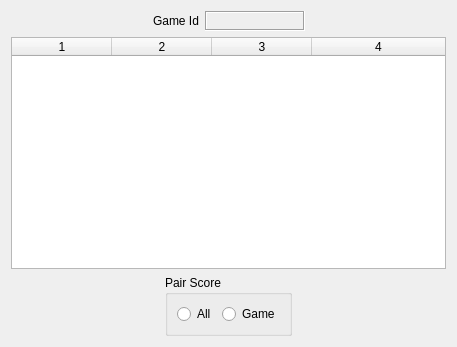
<?xml version="1.0" encoding="UTF-8"?>
<ui version="4.0">
 <class>CCompareScoreDialog</class>
 <widget class="QWidget" name="CCompareScoreDialog">
  <property name="geometry">
   <rect>
    <x>0</x>
    <y>0</y>
    <width>457</width>
    <height>347</height>
   </rect>
  </property>
  <property name="windowTitle">
   <string>Competition</string>
  </property>
  <layout class="QVBoxLayout" name="verticalLayout_3">
   <item>
    <layout class="QVBoxLayout" name="verticalLayout_2">
     <item>
      <layout class="QHBoxLayout" name="horizontalLayout_4">
       <item>
        <spacer name="horizontalSpacer_3">
         <property name="orientation">
          <enum>Qt::Horizontal</enum>
         </property>
         <property name="sizeHint" stdset="0">
          <size>
           <width>40</width>
           <height>20</height>
          </size>
         </property>
        </spacer>
       </item>
       <item>
        <layout class="QHBoxLayout" name="horizontalLayout_3">
         <item>
          <widget class="QLabel" name="label">
           <property name="text">
            <string>Game Id</string>
           </property>
          </widget>
         </item>
         <item>
          <widget class="QLabel" name="gameId">
           <property name="minimumSize">
            <size>
             <width>100</width>
             <height>0</height>
            </size>
           </property>
           <property name="frameShape">
            <enum>QFrame::Box</enum>
           </property>
           <property name="frameShadow">
            <enum>QFrame::Sunken</enum>
           </property>
           <property name="text">
            <string/>
           </property>
          </widget>
         </item>
        </layout>
       </item>
       <item>
        <spacer name="horizontalSpacer_4">
         <property name="orientation">
          <enum>Qt::Horizontal</enum>
         </property>
         <property name="sizeHint" stdset="0">
          <size>
           <width>40</width>
           <height>20</height>
          </size>
         </property>
        </spacer>
       </item>
      </layout>
     </item>
     <item>
      <widget class="QTableWidget" name="compTable">
       <property name="showGrid">
        <bool>false</bool>
       </property>
       <property name="sortingEnabled">
        <bool>true</bool>
       </property>
       <property name="columnCount">
        <number>4</number>
       </property>
       <attribute name="horizontalHeaderStretchLastSection">
        <bool>true</bool>
       </attribute>
       <column/>
       <column/>
       <column/>
       <column/>
      </widget>
     </item>
     <item>
      <layout class="QHBoxLayout" name="horizontalLayout_2">
       <item>
        <spacer name="horizontalSpacer">
         <property name="orientation">
          <enum>Qt::Horizontal</enum>
         </property>
         <property name="sizeHint" stdset="0">
          <size>
           <width>40</width>
           <height>20</height>
          </size>
         </property>
        </spacer>
       </item>
       <item>
        <widget class="QGroupBox" name="groupBox">
         <property name="title">
          <string>Pair Score</string>
         </property>
         <layout class="QVBoxLayout" name="verticalLayout">
          <item>
           <layout class="QHBoxLayout" name="horizontalLayout">
            <item>
             <widget class="QRadioButton" name="all">
              <property name="text">
               <string>All</string>
              </property>
             </widget>
            </item>
            <item>
             <widget class="QRadioButton" name="game">
              <property name="text">
               <string>Game</string>
              </property>
             </widget>
            </item>
           </layout>
          </item>
         </layout>
        </widget>
       </item>
       <item>
        <spacer name="horizontalSpacer_2">
         <property name="orientation">
          <enum>Qt::Horizontal</enum>
         </property>
         <property name="sizeHint" stdset="0">
          <size>
           <width>40</width>
           <height>20</height>
          </size>
         </property>
        </spacer>
       </item>
      </layout>
     </item>
    </layout>
   </item>
  </layout>
 </widget>
 <resources/>
 <connections/>
</ui>
